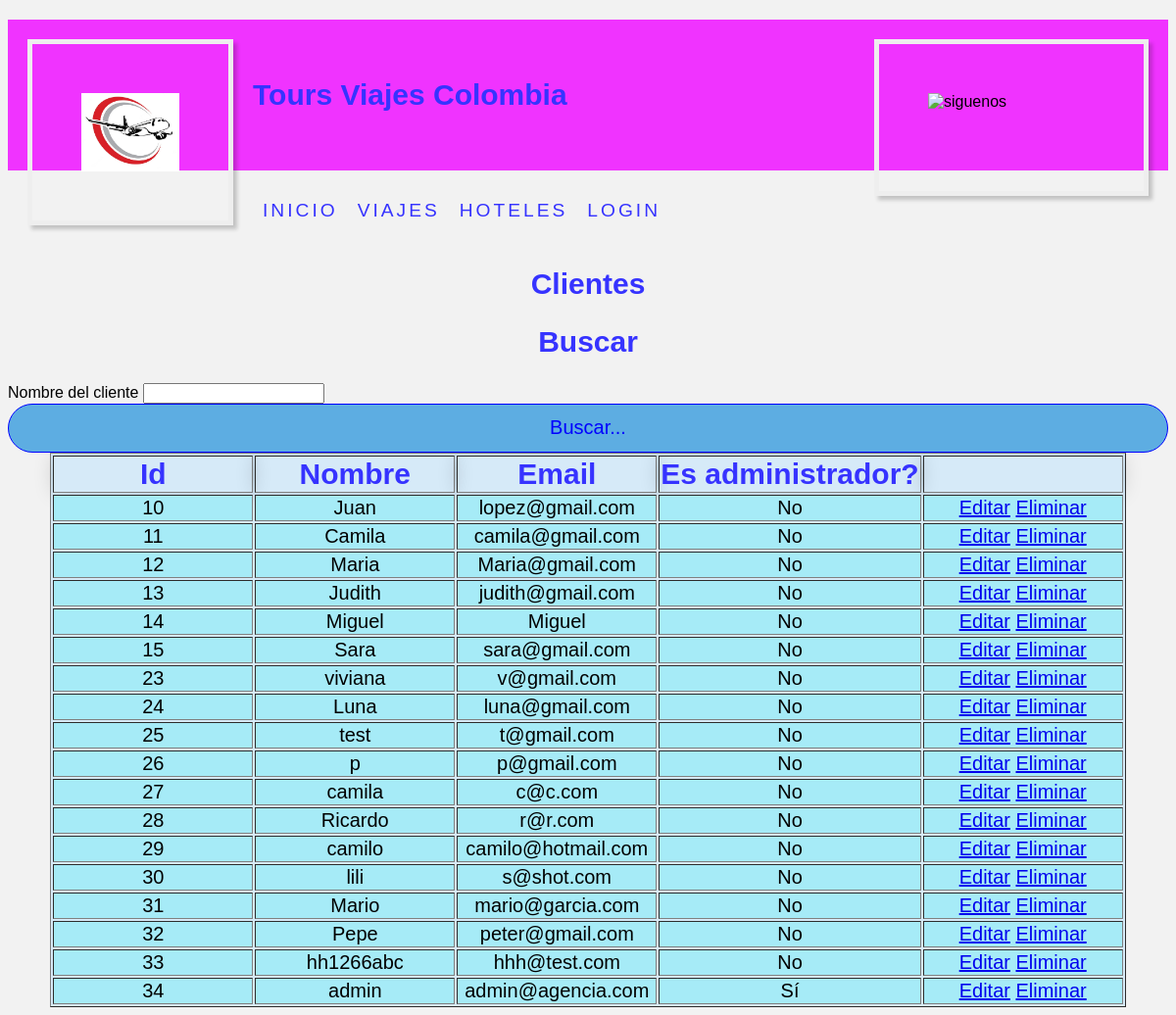
Before: /admin_clientes.php with the older database file.
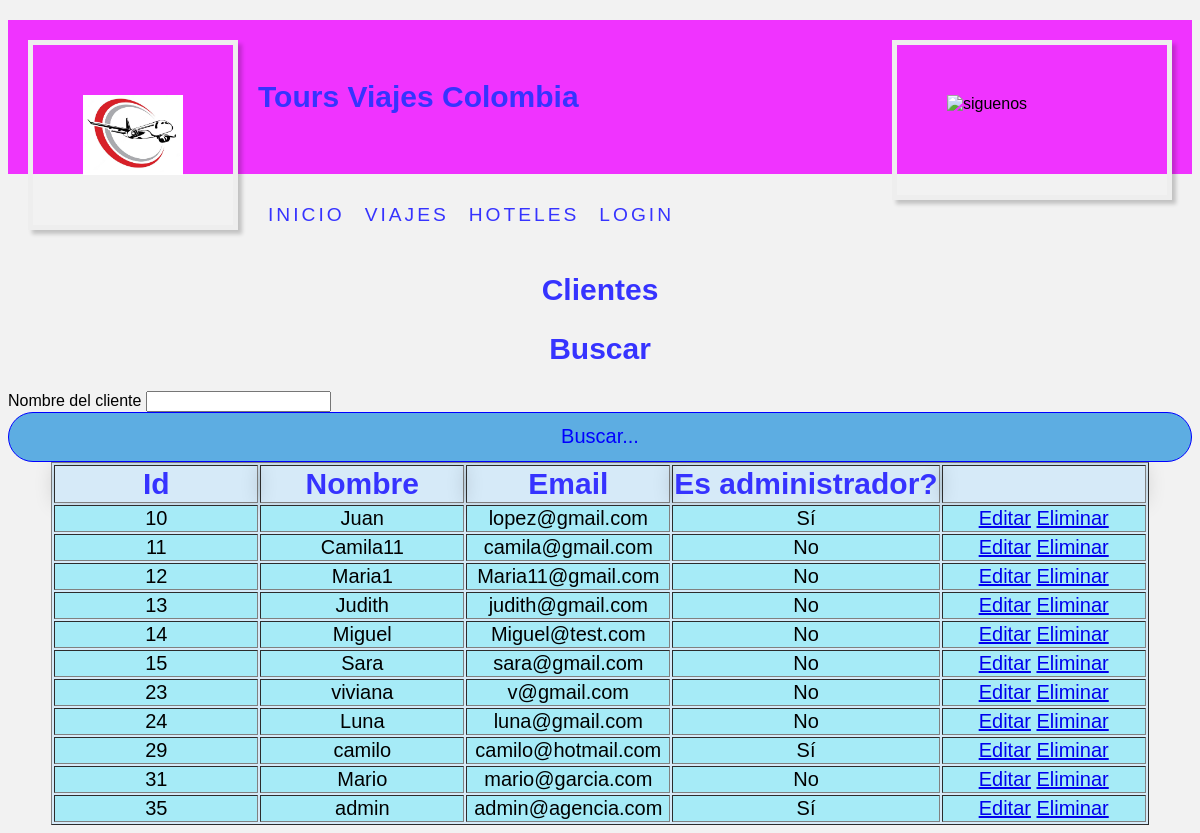
After: the same page with the newer database file.
### tables this page shows
CREATE TABLE `clientes` (
  `ID_Cliente` int(2) NOT NULL,
  `Nombre` varchar(20) NOT NULL,
  `Apellido` varchar(20) NOT NULL,
  `Email` varchar(20) NOT NULL,
  `Fecha_registro` date NOT NULL,
  `Contrasena` varchar(10) NOT NULL,
  `num_rva` int(11) NOT NULL DEFAULT 0,
  `ID_cargo` int(11) NOT NULL
);

### admin_clientes.php (the view, shortened to what this page needs)
<!DOCTYPE html>
<html>
<head>
	<link rel="stylesheet" type="text/css" href="css\estilos.css"></link>
</head>
<body>
<?php
require 'Partial/header.php';
require_once "database.php";
?>
<br>
	<br>
	<br>
<h2 class="title">Clientes </h2>
<h2 class="title">Buscar </h2>
    <form action="admin_clientes.php" method="post">
        <label>Nombre del cliente</label>
        <input type="text" name="nombre_cliente"/>
        <input type="submit" value="Buscar..." name="submit">
    </form>
  <center>
    <section>
      <article>
        <table border="1" bgcolor="#D6EAF8">
          <tr>
            <th class="tbl">Id</th>
            <th class="tbl">Nombre</th>
            <th class="tbl">Email</th>
            <th class="tbl">Es administrador?</th>
            <th class="tbl"></th>
          </tr>
          <?php
                 $sql6 = "SELECT * FROM clientes";
                 $result6 = mysqli_query($conn, $sql6);
            while ($row = mysqli_fetch_object($result6)){
              echo "<td class='tb'>" ;
              echo $row->ID_Cliente;
              echo "</td>";
              echo "<td class='tb'>" ;
              echo $row->Nombre;
              echo "</td>";
              echo "<td class='tb'>" ;
              echo $row->Email;
              echo "</td>";
              echo "<td class='tb'>" ;
              if ($row->ID_cargo == 1)
              {
                echo "Sí";
              }else
              {
                echo "No";
              }
              echo "</td>";
              echo "<td class='tb'>" ;
              echo "<a href='admin_cliente.php?id_usuario=$row->ID_Cliente&action=editar'>Editar</a> ";
              echo "<a href='admin_cliente.php?id_usuario=$row->ID_Cliente&action=eliminar'>Eliminar</a>";
              echo "</td></tr>";
           }
          ?>
        </table>
      </article>
    </section>
  </center>
</body>
</html>

### Partial/header.php (shortened to what this page needs)
<header>
     <img style="padding: 50px;" src="imagenes\siguenos.jpg." alt="siguenos" width="170" height="50" align="right"/>
       <img style="padding: 50px;" src="imagenes\avion.jpg" alt="avion" width="100" height="80" align="left"/>
               <h1 style="padding: 60px; font-size:30px; font-style:normal; text-align: left; color: #3633FF ;">Tours Viajes Colombia</h1>
</header>
 <nav id="menu">
   <ul>
   <li><a href="index.php">Inicio</a></li>
   <li><a href="Viajes.php">Viajes</a>
   </li>
   <li><a href="Hoteles.php">Hoteles</a></li>
   <?php
   if (!isset($_SESSION["user"])) {
       echo "<li><a href='login.php'>Login</a></li>";
       }
   ?>
   </ul>
 </nav>

### css/estilos.css (style rules this page uses)
body { font-family: Arial, sans-serif; background-color: #f2f2f2; background-image: url(https://encrypted-tbn0.gstatic.com/images?q=tbn:ANd9GcSrzCG9NkZVmhgA4WZqH8QPkbHKk0ybk2kYMw&usqp=CAU); background-size: cover; background-repeat: no-repeat; background-position: center; background-attachment: fixed; }
header { background-color: #F033FF; width="100" height="50" padding: 10px; }
h1 { padding: 60px; font-size:30px; font-style:normal; text-align: left; color: #3633FF ; }
img { padding: 50px; margin: 20px; border: 5px solid #eee; -webkit-box-shadow: 4px 4px 4px rgba(0,0,0,0.2); -moz-box-shadow: 4px 4px 4px rgba(0,0,0,0.2); box-shadow: 4px 4px 4px rgba(0,0,0,0.2); -webkit-transition: all 0.5s ease-out; -moz-transition: all 0.5s ease; -o-transition: all 0.5s ease; }
#menu ul { list-style:none; margin:0; padding:0; }
#menu ul a { display:block; color:#3633FF; text-decoration:none; font-weight:400; font-size:15px; padding:10px; font-family:"Arial, Helvetica, Verdana;" sans-serif; font-family: sans-serif; font-size: 120%; font-style: normal; text-transform:uppercase; letter-spacing:3px; }
#menu ul li { position:relative; float:left; margin:0; padding:0; }
#menu li { float:center; }
img { padding: 0px; }
h2.title { font-size:30px; font-style:normal; text-align: center; color:#3633FF; }
.tbl { margin: 30px 0; font-size: 30px; font-family: sans-serif; color: #3633FF; min-width: 200px; box-shadow: 0 0 20px rgba(0, 0, 0, 0.15); }
.tb { background-color: #A6EBF7; color: #ffffff; font-size: 20px; font-family: sans-serif; color: black; text-align: center; }
input[type="submit"] { width: 100%; height: 50px; border: 1px solid; background: #5DADE2; border-radius: 80px; font-size: 20px; color: blue; cursor:pointer; outline: none; }

Changed rows visible on the page:
removed clientes: ID_Cliente "25", Nombre "test", Email "t@gmail.com"
removed clientes: ID_Cliente "26", Nombre "p", Email "p@gmail.com"
removed clientes: ID_Cliente "27", Nombre "camila", Email "c@c.com"
removed clientes: ID_Cliente "28", Nombre "Ricardo", Email "r@r.com"
removed clientes: ID_Cliente "30", Nombre "lili", Email "s@shot.com"
removed clientes: ID_Cliente "32", Nombre "Pepe", Email "peter@gmail.com"
removed clientes: ID_Cliente "33", Nombre "hh1266abc", Email "hhh@test.com"
removed clientes: ID_Cliente "34", Nombre "admin", Email "admin@agencia.com", shows "Sí"
changed clientes "Juan": ID_cargo "No" → "Sí"
changed clientes "camila@gmail.com": Nombre "Camila" → "Camila11"
changed clientes id 12: Nombre "Maria" → "Maria1"; Email "Maria@gmail.com" → "Maria11@gmail.com"
changed clientes "Miguel": Email "Miguel" → "Miguel@test.com"
changed clientes "camilo": ID_cargo "No" → "Sí"
added clientes: ID_Cliente "35", Nombre "admin", Email "admin@agencia.com", shows "Sí"
